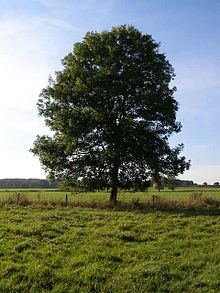
#> input picture src/first_package/images/tree.jpg, 220 x 293 px, found by its file name
$ python image_encoding.py
#> lines starting #> are read from the running program, lines starting #| are printed output that depends on the picture
import numpy as np
import cv2

image_name = "tree"

print('read an image from file')
color_img = cv2.imread("/home/xiaoxin/catkin_ws/src/first_package/images/"+image_name+".jpg")
#> color_img is the input picture: shape (293, 220, 3); mean B, G, R 104.2, 119.8, 111.9

print("display the image in native color")
cv2.imshow("Original Image", color_img)
cv2.moveWindow("Original Image",0,0)
#print(color_img.shape)
height,width,channel = color_img.shape
#> height = 293; width = 220; channel = 3

print("Slipt the image into three channels")
bule,green,red = cv2.split(color_img)
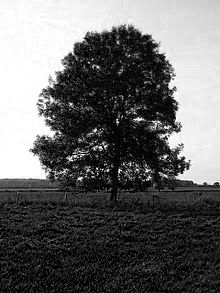
#> bule: shape (293, 220); min 0, max 255, mean 104.2
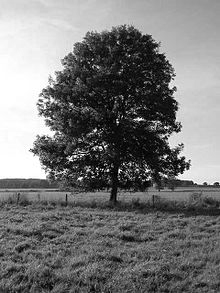
#> green: shape (293, 220); min 0, max 255, mean 119.8
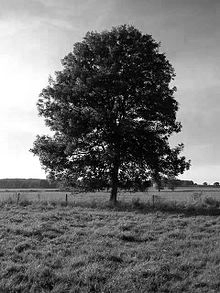
#> red: shape (293, 220); min 0, max 255, mean 111.9
print(bule,green,red)
#> (printed output is left out)

cv2.imshow("Blue Channel", bule)
cv2.moveWindow("Blue Channel", 0,height)

cv2.imshow("Green Channel", green)
cv2.moveWindow("Green Channel", 0,height)

cv2.imshow("Red Channel", red)
cv2.moveWindow("Red Channel", 0,height)

print("Split the image into Hue, Saturation,Value channels")
hsv = cv2.cvtColor(color_img, cv2.COLOR_RGB2HSV)
#> hsv: shape (293, 220, 3); mean H, S, V 56.5, 111.3, 129.5
h,s,v = cv2.split(hsv)
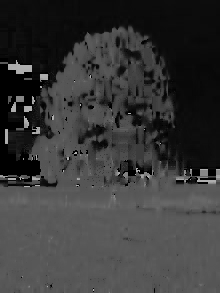
#> h: shape (293, 220); min 0, max 178, mean 56.5
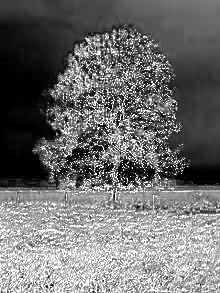
#> s: shape (293, 220); min 0, max 255, mean 111.3
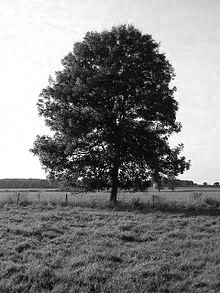
#> v: shape (293, 220); min 0, max 255, mean 129.5
hsv_image = np.concatenate((h,s,v),axis=1)
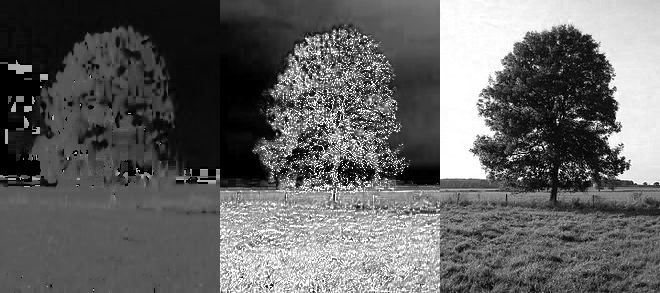
#> hsv_image: shape (293, 660); min 0, max 255, mean 99.1
cv2.imshow("Hue, Saturation, Value Image", hsv_image)

print("converts an image to a grayscale")
gray_img = cv2.cvtColor(color_img, cv2.COLOR_BGR2GRAY)
cv2.imshow("Gray Image ", gray_img)
print(gray_img.shape)
#| (293, 220)

cv2.waitKey(0)
cv2.destroyAllWindows()
